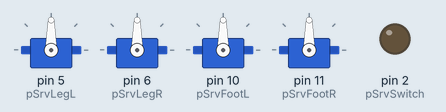
The sketch below on a simulated Arduino Uno, built with avr-gcc and run on an emulated ATmega328P. Parts: 4 × servo, output pins drawn as LEDs (lit = HIGH).

Above: at 0.1 s.
At 2.81 s:
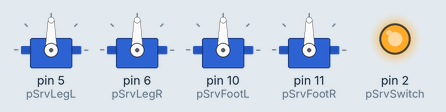
At 20.59 s:
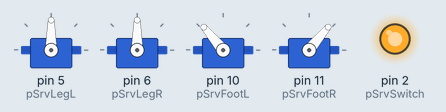
At 30.18 s:
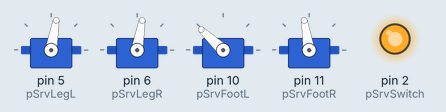
At 35.78 s:
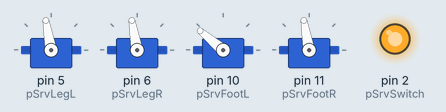
At 39.84 s:
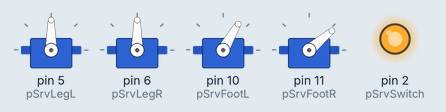
Timing chart, 0 to 40.0 s (numbered marks = the images above):
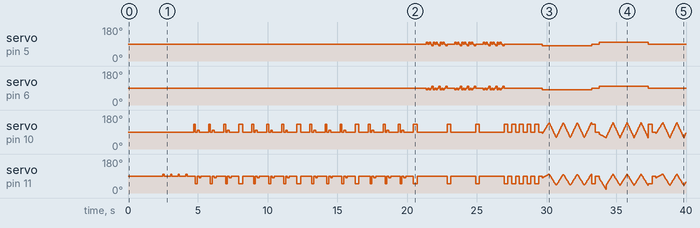

The sketch:

OttoYao.ino
```cpp
#include <Servo.h>

#define pSrvLegL 5
#define pSrvLegR 6
#define pSrvFootL 10
#define pSrvFootR 11
#define pSrvSwitch 2
#define nn -9999      // "null"

Servo srvLegL;
Servo srvLegR;
Servo srvFootL;
Servo srvFootR;

// Set servo positions
// ===================
void set(int ll, int lr, int fl, int fr, int dl) {
  if (ll > nn) srvLegL.write(90-ll);
  if (fl > nn) srvFootL.write(90+fl);
  if (lr > nn) srvLegR.write(90+lr);
  if (fr > nn) srvFootR.write(90-fr);
  delay(dl*1.1);
}

// Init
// ===================
void setup() {
  srvLegL.attach(pSrvLegL);
  srvLegR.attach(pSrvLegR);
  srvFootL.attach(pSrvFootL);
  srvFootR.attach(pSrvFootR);
  pinMode(pSrvSwitch, OUTPUT);
  delay(500);
  digitalWrite(pSrvSwitch, HIGH);
  set(0,0,0,0,0);
  delay(2000);
}

//  Dances
// ===================
void dnc1() {
  for (int i = 1; i <= 4; i++) {
    for (int j = 1; j <= 3; j++) {
      set(nn,nn,40, 0,120);
      set(nn,nn, 0,40,120);
      set(nn,nn,10, 0,120);
      set(nn,nn, 0,10,120);
      set(nn,nn,nn, 0,500);
    }
    set(nn,nn,40,40,250);
    set( 0, 0, 0, 0,600);
  }
}

void dnc2() {
  for (int i = 1; i <= 3; i++) {
    for (int j = 1; j <= 3; j++) {
      set(-10,-10, 0, 0,90);
      set(  0,  0,nn,nn,90);
      set(-10,-10,nn,nn,90);
      set(  0,  0,nn,nn,90);
      set( 10, 10,nn,nn,90);
    }
    set(  0,  0,40,40,250);
    set( nn, nn, 0, 0,250);
  }
  for (int j = 1; j <= 4; j++) {
    set(  0,  0,40,40,250);
    set( nn, nn, 0, 0,250);
  }
}

void dnc3() {
  int x = 1;
  int x1 = -15;
  int x2 = 15;
  for (int i = 1; i <= 240; i++) {
    set(x1,x1,x2,x2,35);
    if (x1 > 15) x = -1;
    if (x1 < -15) x = 1;
    x1 = x1 + x;
    x2 = x2 + x;
  }
}

//  Walks
// =================
void wlk1() {
  int dl = 25;
  set(10,-10,nn,nn,0);
  for (int l = 1; l <= 2; l++) {
    for (int j = 1; j <= 20; j++) {
      srvFootL.write(80+(j*3));
      srvFootR.write(80+j);
      delay(dl);
    }
    for (int i = 1; i <= 3; i++) {
      for (int j = 1; j <= 20; j++) {
        srvFootL.write(140-(j*4));
        srvFootR.write(100-(j*3));
        delay(dl);
      }
      for (int j = 1; j <= 20; j++) {
        srvFootL.write(60+(j*4));
        srvFootR.write(40+(j*3));
        delay(dl);
      }
    }
    set(  0,  0,40,40,250);
    set( nn, nn, 0, 0,250);
    set(-10,10,nn,nn,0);
    for (int j = 1; j <= 20; j++) {
      srvFootL.write(80-j);
      srvFootR.write(80-(j*3));
      delay(dl);
    }
    for (int i = 1; i <= 3; i++) {
      for (int j = 1; j <= 20; j++) {
        srvFootL.write(60+(j*4));
        srvFootR.write(40+(j*3));
        delay(dl);
      }
      for (int j = 1; j <= 20; j++) {
        srvFootL.write(140-(j*4));
        srvFootR.write(100-(j*3));
        delay(dl);
      }
    }
    set(  0,  0,40,40,250);
    set( nn, nn, 0, 0,250);
  }
}

void wlk2() {
  for (int i = 1; i <= 4; i++) {
    for (int i = 1; i <= 3; i++) {
      set(-10, 10, 20,-10,200);
      set(-20, 20,  0,  0,300);
      set( 10,-10,-10, 20,200);
      set( 20,-20,  0,  0,300);
    }
    set(  0,  0,  0,  0,500);
    set(  0,  0,40,40,250);
    set( nn, nn, 0, 0,250);
  }
}

//  Balances
// ===================
void bln1() {
  int dl = 35;
  for (int i = 1; i <= 2; i++) {
    for (int j = 1; j <= 45; j++) {
      srvFootL.write(80-j);
      srvLegL.write(80+(j/2));
      srvLegR.write(80+(j/2));
      if ( j <= 20) srvFootR.write(80-(j*3));
      delay(dl);
    }
    set(nn,nn, nn, 0,800);
    set(nn,nn,-45,-20,200);
    set(nn,nn,-40, 20,200);
    set( 0, 0, 0, 0, 400);
    for (int j = 1; j <= 45; j++) {
      srvFootR.write(80+j);
      srvLegL.write(80-(j/2));
      srvLegR.write(80-(j/2));
      if ( j <= 20) srvFootL.write(80+(j*3));
      delay(dl);
    }
    set(nn,nn,  0, nn,800);
    set(nn,nn,-20,-45,200);
    set(nn,nn, 20,-40,200);
    set( 0, 0, 0, 0, 400);
  }
}

void bln2() {
  for (int i = 1; i <= 2; i++) {
    set( 0, 0, 20, 20,100);
    set( 0, 0,  0,  0,400);
    set(nn,nn,-25, 50,200);
    set(nn,nn,-30, 50,300);
    set(nn,nn, nn,  0,100);
    set(nn,nn, nn, 20,100);
    set(nn,nn, nn,  0,100);
    set(nn,nn, nn, 20,100);
    set(nn,nn, nn,  0,500);
    set( 0, 0,  0,  0,500);
    set(nn,nn, 50,-25,200);
    set(nn,nn, 50,-30,300);
    set(nn,nn,  0, nn,100);
    set(nn,nn, 20, nn,100);
    set(nn,nn,  0, nn,100);
    set(nn,nn, 20, nn,100);
    set(nn,nn,  0, nn,500);
  }
}

//  Tapping
// ===================
void tap1() {
  for (int i = 1; i <= 4; i++) {
    set(nn,nn,nn,-10,80);
    set(nn,nn,nn, 0,420);
  }
}

void tap2() {
  for (int i = 1; i <= 8; i++) {
    set(nn,nn,20,20,100);
    set(nn,nn, 0, 0,400);
  }
}

void tap3() {
  for (int i = 1; i <= 4; i++) {
    for (int j= 1; j <= 3; j++) {
      set(nn,nn,10*j,10*j,1000);
    }
    set(0,0,0,0,1000);
  }
}

void loop() {
  tap1();
  while (true) {
    dnc1();
    dnc2();
    wlk1();
    dnc1();
    wlk2();
    bln2();
    wlk1();
    tap2();
    dnc3();
    set(0,0,0,0,1000);
    tap3();
    wlk2();
  }
}
```

Measured:
- by itself, servo on pin 6 (pSrvLegR): 90° → 80° at 21.4 s, → 90° 0.10 s later, → 80° 0.10 s later, → 90° 0.10 s later, … (52 changes in this stretch)
- by itself, servo on pin 5 (pSrvLegL): 90° → 100° at 21.4 s, → 90° 0.10 s later, → 100° 0.10 s later, → 90° 0.10 s later, … (52 changes in this stretch)
- by itself, servo on pin 10 (pSrvFootL): 90° → 130° at 4.7 s, → 90° 0.13 s later, → 100° 0.13 s later, → 90° 0.13 s later, … (440 changes in this stretch)
